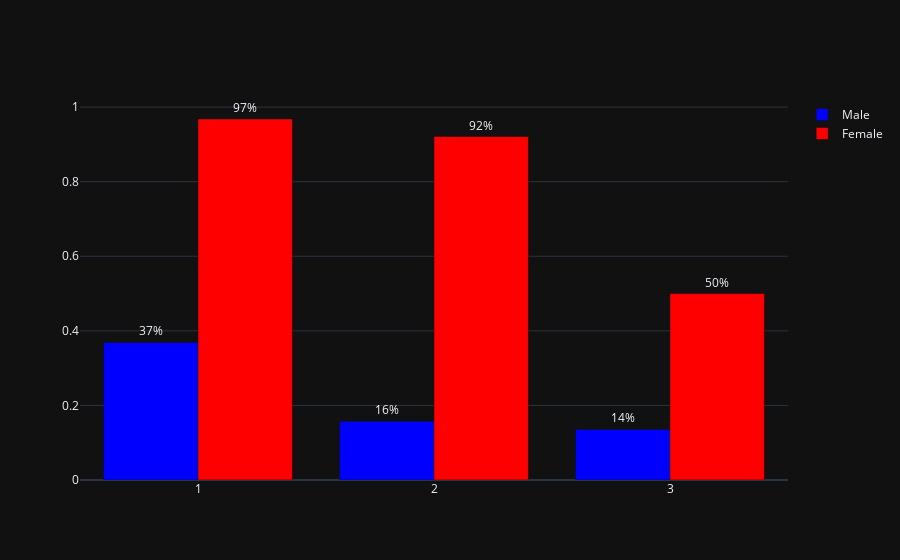

The cell this chart's notebook holds for it:
### Code cell
import plotly.graph_objects as go

data = [go.Bar(name='Male', x=surv_by_male.index, y=surv_by_male,
               marker_color='blue', text=surv_by_male*100),
        go.Bar(name='Female', x=surv_by_female.index, y=surv_by_female,
               marker_color='red', text=surv_by_female*100),]
fig = go.Figure(data)
fig.update_traces(texttemplate='%{text:.0f}%', textposition='outside')
fig.show()

### Figure 1 — Plotly figure (JSON) as saved in the notebook; plotly's stock layout.template omitted (floating-point values rounded to 4 significant figures)
{"data": [{"marker": {"color": "blue"}, "name": "Male", "text": [36.89, 15.74, 13.54], "x": [1, 2, 3], "y": [0.3689, 0.1574, 0.1354], "type": "bar", "textposition": "outside", "texttemplate": "%{text:.0f}%"}, {"marker": {"color": "red"}, "name": "Female", "text": [96.81, 92.11, 50.0], "x": [1, 2, 3], "y": [0.9681, 0.9211, 0.5], "type": "bar", "textposition": "outside", "texttemplate": "%{text:.0f}%"}], "layout": {}}
